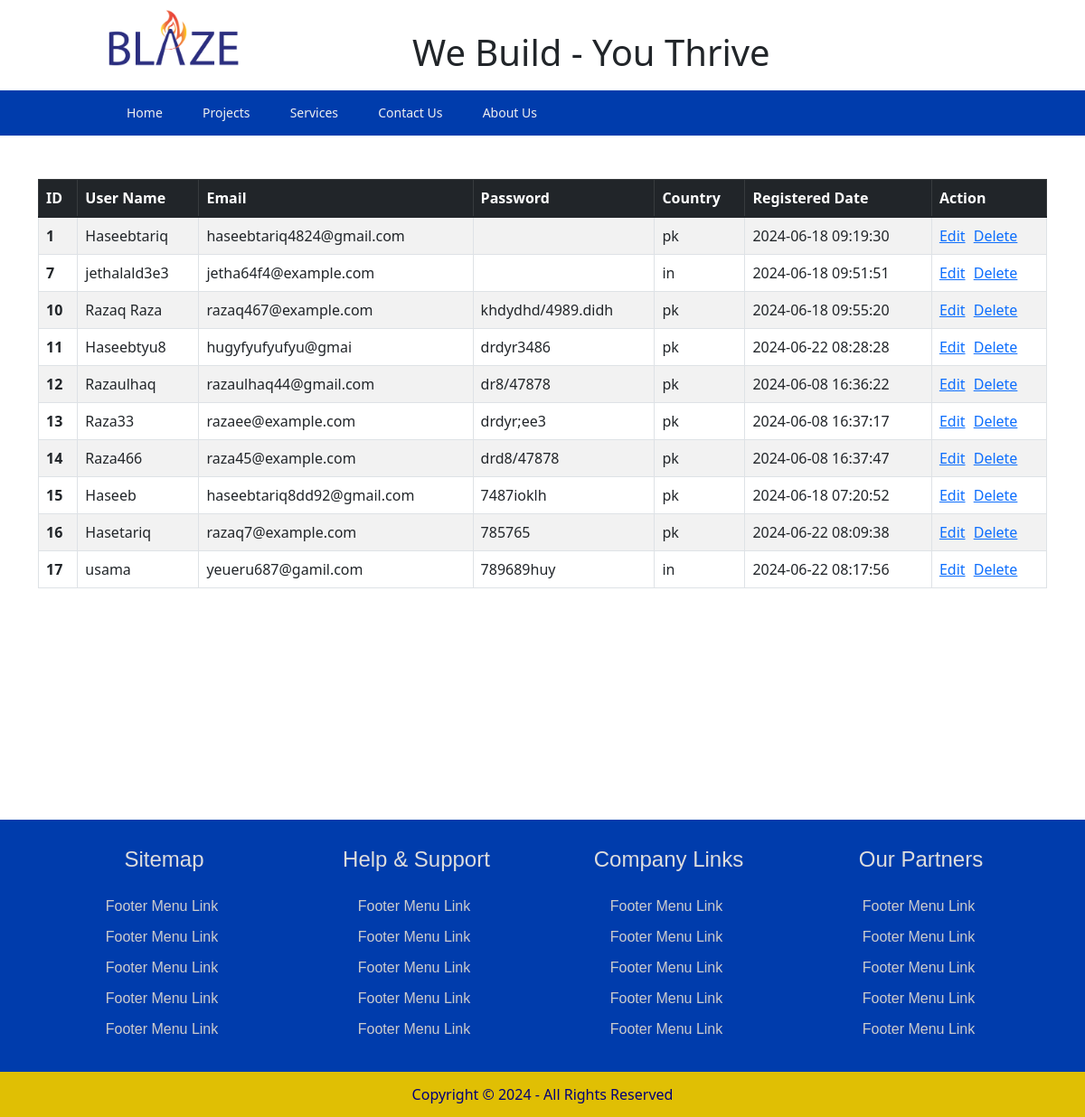
The app's page /ajax-example.php with its own data.
### tables this page shows
CREATE TABLE `users` (
  `user_id` int(6) NOT NULL,
  `user_name` varchar(30) NOT NULL,
  `user_email` varchar(30) NOT NULL,
  `user_password` varchar(30) NOT NULL,
  `user_country` varchar(20) NOT NULL DEFAULT 'N/A',
  `register_date` timestamp NOT NULL DEFAULT current_timestamp() ON UPDATE current_timestamp()
);

### ajax-example.php (the view, shortened to what this page needs)
<?php
require "data_base.php";
require "templates/header_bootstrap.php";
?>
    <div class="container t-margin table-responsive">
    <table class="table align-middle table-bordered table-striped mt-5 table-hover ">
        <?php
        $sql_s = "SELECT * FROM users";
        $result = $connection -> query($sql_s);
        ?>
        <thead  class="table-dark">
            <tr>
                <th scope="col">ID</th>
                <th scope="col">User Name</th>
                <th scope="col">Email</th>
                <th scope="col">Password</th>
                <th scope="col">Country</th>
                <th scope="col">Registered Date</th>
                <th scope="col">Action</th>
            </tr>
        </thead>
        <tbody class="table-group-divider">
            <?php
            if($result->num_rows > 0){
                while($row = $result->fetch_assoc()){
                    $user_id = $row["user_id"];
            ?>
            <tr>
                <th scope="row"><?php echo $row["user_id"]?></th>
                <td><?php echo $row["user_name"]?></td>
                <td><?php echo $row["user_email"]?></td>
                <td><?php echo $row["user_password"]?></td>
                <td><?php echo $row["user_country"]?></td>
                <td><?php echo $row["register_date"]?></td>
                <td>
                    <a href="javascript:" onclick= "loadUser(<?php echo $user_id ?>)" class="btn_data">Edit</a>
                    <a href="delete_user.php?id=<?php echo $row["user_id"]?>&confirm=false" class="btn_data" style="margin-left: 5px;">Delete</a>
                </td>
            </tr>
            <?php } }else{ ?>
                <tr>
                    <th scope="row">No Record Found</th>
                </tr>
            <?php } ?>
        </tbody>
    </table>
    </div>
<?php
require "templates/footer.php";
?>

### templates/header_bootstrap.php (shortened to what this page needs)
<!DOCTYPE html>
<html lang="en">
<head>
    <link rel="stylesheet" href="stylesheet-css/style.css" >
    <link href="https://cdn.jsdelivr.net/npm/bootstrap@5.2.3/dist/css/bootstrap.min.css" rel="stylesheet">
    <link rel="stylesheet" href="https://cdnjs.cloudflare.com/ajax/libs/font-awesome/6.5.2/css/all.min.css" />
</head>
<body>
    <header class="full-header">
        <div class="logo-container">
            <div class="logo-img">
                <a href="http://localhost/blaze_web/">
                    <img src="images/logo-blaze.png" alt="Website Logo">
                </a>
            </div>
            <h3 class="logo-phrase">We Build - You Thrive</h3>
        </div>
        <nav class="main-navigation">
            <div class="nav-container">
                <ul class="menu">
                    <li><a href="http://localhost/blaze_web/">Home</a></li>
                    <li>
                        <a href="#">Projects</a>
                    </li>
                    <li>
                        <a href="#">Services</a>
                    </li>
                    <li><a href="#">Contact Us</a></li>
                    <li><a href="#">About Us</a></li>
                </ul>
            </div>
        </nav>
    </header>

### templates/footer.php (shortened to what this page needs)
<footer id="site-footer">
        <div class="footer-widgets">
            <div class="container">
                <div class="widget-col">
                    <h3 class="widget-title">Sitemap</h3>
                    <ul class="widget-menu">
                        <li><a href="#">Footer Menu Link</a></li>
                        <li><a href="#">Footer Menu Link</a></li>
                        <li><a href="#">Footer Menu Link</a></li>
                        <li><a href="#">Footer Menu Link</a></li>
                        <li><a href="#">Footer Menu Link</a></li>
                    </ul>
                </div>
                <div class="widget-col">
                    <h3 class="widget-title">Help & Support</h3>
                    <ul class="widget-menu">
                        <li><a href="#">Footer Menu Link</a></li>
                        <li><a href="#">Footer Menu Link</a></li>
                        <li><a href="#">Footer Menu Link</a></li>
                        <li><a href="#">Footer Menu Link</a></li>
                        <li><a href="#">Footer Menu Link</a></li>
                    </ul>
                </div>
                <div class="widget-col">
                    <h3 class="widget-title">Company Links</h3>
                    <ul class="widget-menu">
                        <li><a href="#">Footer Menu Link</a></li>
                        <li><a href="#">Footer Menu Link</a></li>
                        <li><a href="#">Footer Menu Link</a></li>
                        <li><a href="#">Footer Menu Link</a></li>
                        <li><a href="#">Footer Menu Link</a></li>
                    </ul>
                </div>
                <div class="widget-col">
                    <h3 class="widget-title">Our Partners</h3>
                    <ul class="widget-menu">
                        <li><a href="#">Footer Menu Link</a></li>
                        <li><a href="#">Footer Menu Link</a></li>
                        <li><a href="#">Footer Menu Link</a></li>
                        <li><a href="#">Footer Menu Link</a></li>
                        <li><a href="#">Footer Menu Link</a></li>
                    </ul>
                </div>
            </div>
        </div>
        <div class="footer-copyright">Copyright &copy; <?php echo date("Y"); ?> - All Rights Reserved</div>
    </footer>
</body>
</html>

### stylesheet-css/style.css (style rules this page uses)
* { box-sizing: border-box; }
body { margin: 0; padding: 0; }
.full-header { width: 100%; position: -webkit-sticky; position: sticky; top: 0 ; z-index: 90; }
.logo-container { width:100%; background-color: rgb(255, 255, 255); height: 100px; padding: 10px 0; display: flex; flex-wrap: wrap; }
.logo-img { width:12%; margin-left: 10%; }
.logo-img img { max-width:100%; }
.logo-phrase { font-size: 40px; margin:2% 0 0 16%; max-width: 60%; }
.main-navigation { height:50px; background-color: rgb(0, 60, 172); }
.nav-container { width:80%; max-width:100%; margin: 0 auto; }
.menu { list-style: none; margin: 0; padding: 0 0; width: 100%; display: block; text-align: left; height: 50px; }
.menu li { display: inline-block; height: 100%; position: relative; }
.menu li a { display: inline-block; padding: 0 20px; line-height: 50px; font-size: 14px; font-family: 'Segoe UI', Tahoma, Geneva, Verdana, sans-serif; color: #f0f0f0; text-decoration: none; }
.container { width: 1200px; max-width: 100%; margin: 0 auto; }
#site-footer { width: 100%; }
.footer-widgets { height: auto; overflow: hidden; background: rgb(0, 60, 172); padding: 30px 0; }
.widget-col { width: 25%; float: left; padding: 0 15px; }
.widget-title { margin: 0; margin-bottom: 20px; font-family: 'Trebuchet MS', 'Lucida Sans Unicode', 'Lucida Grande', 'Lucida Sans', Arial, sans-serif; color: #dddddd; font-size: 24px; text-align: center; }
.widget-menu { list-style: none; margin: 0; padding: 0; }
.widget-menu li a { display: inline-block; width: 100%; padding: 5px 5px 5px 0px; font-size: 16px; font-family: Arial, Helvetica, sans-serif; color: #cccccc; text-decoration: none; text-align: center; }
.footer-copyright { width: 100%; height: 50px; text-align: center; color: #020079; background: #e0bf04; font-family: 'Segoe UI', Tahoma, Geneva, Verdana, sans-serif; line-height: 50px; }
.t-margin { margin-bottom: 20%; }

### records on screen
users: user_id "1", user_name "Haseebtariq", user_email "haseebtariq4824@gmail.com", user_country "pk", register_date "2024-06-18 09:19:30"
users: user_id "7", user_name "jethalald3e3", user_email "jetha64f4@example.com", user_country "in", register_date "2024-06-18 09:51:51"
users: user_id "10", user_name "Razaq Raza", user_email "razaq467@example.com", user_password "khdydhd/4989.didh", user_country "pk", register_date "2024-06-18 09:55:20"
users: user_id "11", user_name "Haseebtyu8", user_email "hugyfyufyufyu@gmai", user_password "drdyr3486", user_country "pk", register_date "2024-06-22 08:28:28"
users: user_id "12", user_name "Razaulhaq", user_email "razaulhaq44@gmail.com", user_password "dr8/47878", user_country "pk", register_date "2024-06-08 16:36:22"
users: user_id "13", user_name "Raza33", user_email "razaee@example.com", user_password "drdyr;ee3", user_country "pk", register_date "2024-06-08 16:37:17"
users: user_id "14", user_name "Raza466", user_email "raza45@example.com", user_password "drd8/47878", user_country "pk", register_date "2024-06-08 16:37:47"
users: user_id "15", user_name "Haseeb", user_email "haseebtariq8dd92@gmail.com", user_password "7487ioklh", user_country "pk", register_date "2024-06-18 07:20:52"
users: user_id "16", user_name "Hasetariq", user_email "razaq7@example.com", user_password "785765", user_country "pk", register_date "2024-06-22 08:09:38"
users: user_id "17", user_name "usama", user_email "yeueru687@gamil.com", user_password "789689huy", user_country "in", register_date "2024-06-22 08:17:56"
